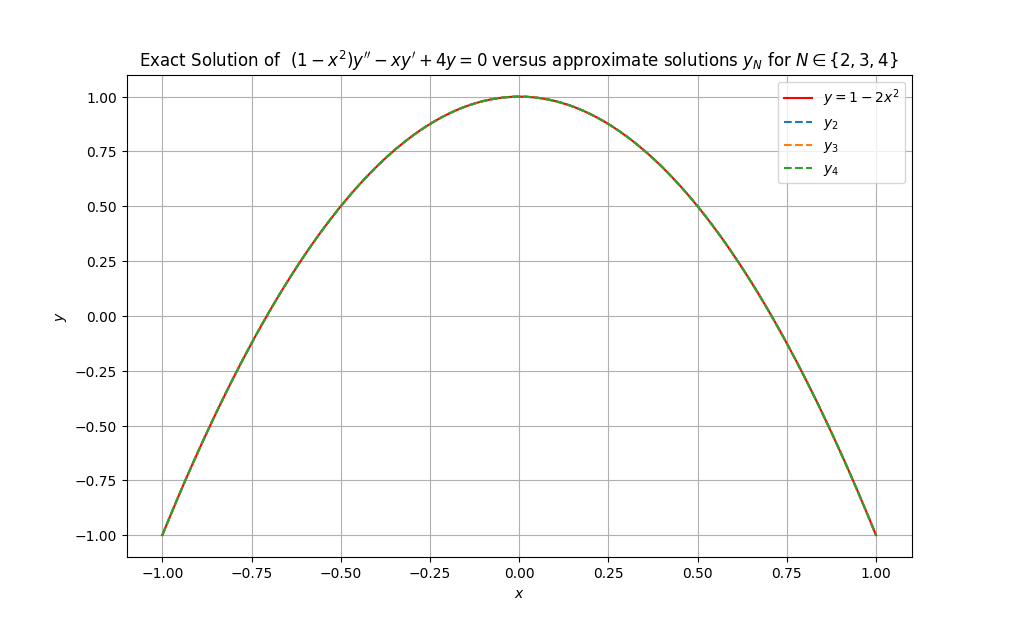

This chart was generated by the following Python code:
from DESolver5 import *

D = [-1,1]
def g(x):
	return 0

def f2(x):
	return 1-x**2

def f1(x):
	return -x

def f0(x):
	return 4

plt.title(r"Exact Solution of  $(1-x^2)y''-xy'+4y=0$ versus approximate solutions $y_N$ for $N\in\{2,3,4\}$")
points = 100
dx = (D[1]-D[0])/points
xlist = [D[0]+i*dx for i in range(points+1)]
ylist = [1-2*x**2 for x in xlist]
plt.plot(xlist,ylist,"-r",label=r"$y=1-2x^2$")
plt.xlabel(r"$x$")
plt.ylabel(r"$y$")

f = [f0,f1,f2]
for i in range(3,6):

	p = DESolver(f,g,D,XY=[[0],[1]],DXDY=[[0],[0]], basis="c", N=i)

	ylist = [polyeval(p,x) for x in xlist]
	plt.plot(xlist,ylist,"--",label=r"$y_{"+str(i-1)+"}$")

	"""
	def er(x):
		return abs(math.e**x-polyeval(p,x))
	print(-math.log(integrate(er,0,1),10),i-1)

	def err(x):
		return abs(polyeval(polydiff(p),x)-polyeval(p,x))

	print(-math.log(integrate(err,0,1),10),i-1)
	"""

plt.legend()
plt.show()
